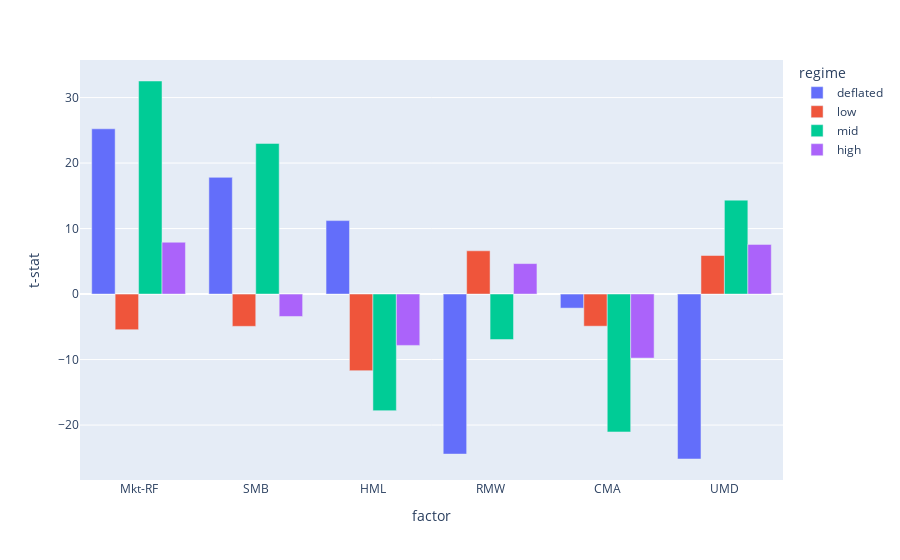

Notebook cell for this chart:
### Code cell
fig = px.bar(regime_df_non_multi, x="factor", y="t-stat", color="regime", barmode="group")
fig.show()

### Figure 1 — Plotly figure (JSON) as saved in the notebook; plotly's stock layout.template omitted (floating-point values rounded to 4 significant figures)
{"data": [{"alignmentgroup": "True", "hovertemplate": "regime=deflated<br>factor=%{x}<br>t-stat=%{y}<extra></extra>", "legendgroup": "deflated", "marker": {"color": "#636efa", "pattern": {"shape": ""}}, "name": "deflated", "offsetgroup": "deflated", "orientation": "v", "showlegend": true, "textposition": "auto", "type": "bar", "x": ["Mkt-RF", "SMB", "HML", "RMW", "CMA", "UMD"], "xaxis": "x", "y": [25.23, 17.82, 11.22, -24.43, -2.144, -25.18], "yaxis": "y"}, {"alignmentgroup": "True", "hovertemplate": "regime=low<br>factor=%{x}<br>t-stat=%{y}<extra></extra>", "legendgroup": "low", "marker": {"color": "#EF553B", "pattern": {"shape": ""}}, "name": "low", "offsetgroup": "low", "orientation": "v", "showlegend": true, "textposition": "auto", "type": "bar", "x": ["Mkt-RF", "SMB", "HML", "RMW", "CMA", "UMD"], "xaxis": "x", "y": [-5.446, -4.93, -11.69, 6.605, -4.905, 5.886], "yaxis": "y"}, {"alignmentgroup": "True", "hovertemplate": "regime=mid<br>factor=%{x}<br>t-stat=%{y}<extra></extra>", "legendgroup": "mid", "marker": {"color": "#00cc96", "pattern": {"shape": ""}}, "name": "mid", "offsetgroup": "mid", "orientation": "v", "showlegend": true, "textposition": "auto", "type": "bar", "x": ["Mkt-RF", "SMB", "HML", "RMW", "CMA", "UMD"], "xaxis": "x", "y": [32.53, 23.0, -17.8, -6.937, -21.05, 14.34], "yaxis": "y"}, {"alignmentgroup": "True", "hovertemplate": "regime=high<br>factor=%{x}<br>t-stat=%{y}<extra></extra>", "legendgroup": "high", "marker": {"color": "#ab63fa", "pattern": {"shape": ""}}, "name": "high", "offsetgroup": "high", "orientation": "v", "showlegend": true, "textposition": "auto", "type": "bar", "x": ["Mkt-RF", "SMB", "HML", "RMW", "CMA", "UMD"], "xaxis": "x", "y": [7.914, -3.421, -7.838, 4.652, -9.774, 7.584], "yaxis": "y"}], "layout": {"barmode": "group", "legend": {"title": {"text": "regime"}, "tracegroupgap": 0}, "margin": {"t": 60}, "xaxis": {"anchor": "y", "domain": [0, 1], "title": {"text": "factor"}}, "yaxis": {"anchor": "x", "domain": [0, 1], "title": {"text": "t-stat"}}}}
